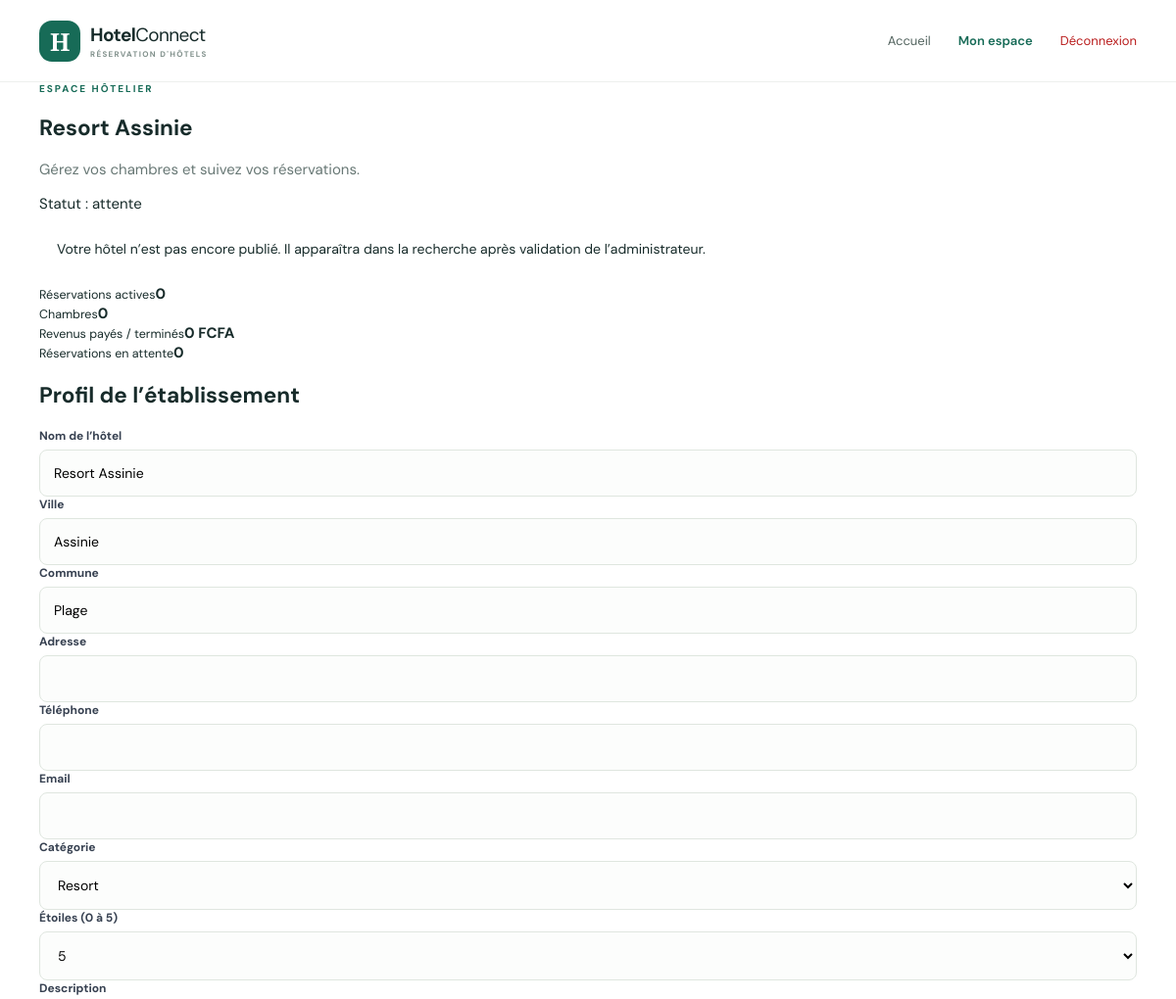
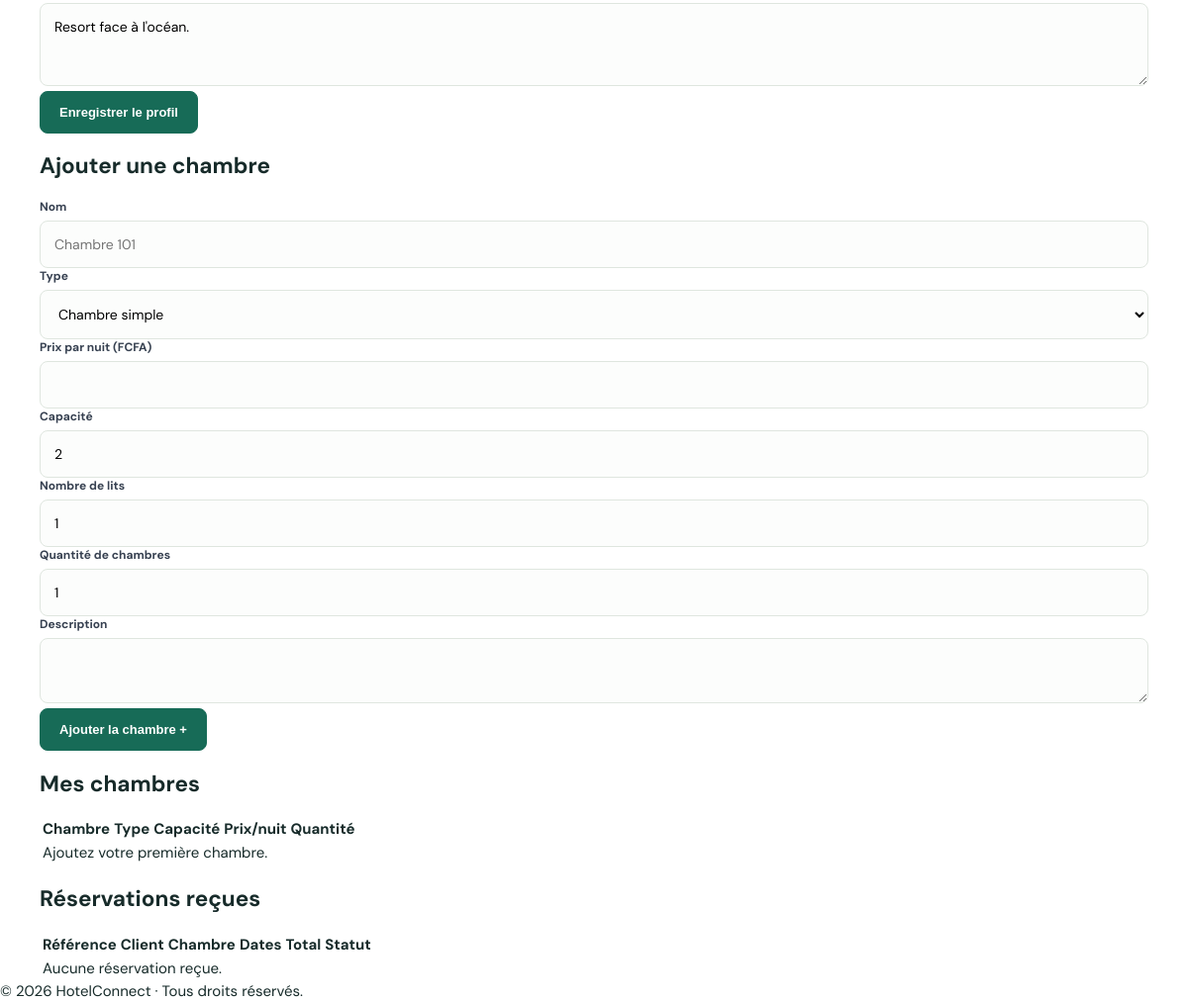
Screenshot of /hotel/index.php (signed in) with the database file from the repository (2 pictures, top to bottom).
### tables this page shows
CREATE TABLE hotels (
    id BIGINT UNSIGNED AUTO_INCREMENT PRIMARY KEY,
    user_id BIGINT UNSIGNED NOT NULL,
    nom VARCHAR(180) NOT NULL,
    description TEXT,
    adresse VARCHAR(255),
    ville VARCHAR(100) NOT NULL,
    commune VARCHAR(100),
    pays VARCHAR(100) NOT NULL DEFAULT 'Côte d’Ivoire',
    telephone VARCHAR(30),
    email VARCHAR(190),
    categorie ENUM('Hôtel','Résidence','Appartement hôtel','Auberge','Complexe hôtelier','Villa','Resort') DEFAULT 'Hôtel',
    etoiles TINYINT UNSIGNED DEFAULT 0,
    statut ENUM('attente','valide','refuse','suspendu') NOT NULL DEFAULT 'attente',
    created_at TIMESTAMP DEFAULT CURRENT_TIMESTAMP,
    FOREIGN KEY (user_id) REFERENCES users(id) ON DELETE CASCADE,
    INDEX (ville), INDEX (statut)
);

### config/helpers.php (called while the page is built, shortened)
<?php
function e(?string $s): string {
    return htmlspecialchars($s ?? '', ENT_QUOTES | ENT_SUBSTITUTE, 'UTF-8');
}
function money($n): string {
    return number_format((float)$n, 0, ',', ' ') . ' FCFA';
}

### hotel/index.php (the view)
<?php require __DIR__.'/../config/config.php';require __DIR__.'/../config/helpers.php';require_role('hotelier');$uid=current_user()['id'];$q=$pdo->prepare('SELECT * FROM hotels WHERE user_id=? ORDER BY id DESC LIMIT 1');$q->execute([$uid]);$hotel=$q->fetch();if(!$hotel){flash('warning','Aucun hôtel associé à ce compte.');redirect('register.php?role=hotelier');}$hid=$hotel['id'];if($_SERVER['REQUEST_METHOD']==='POST'){verify_csrf();$action=$_POST['action']??'';if($action==='profile'){$q=$pdo->prepare('UPDATE hotels SET nom=?,description=?,adresse=?,ville=?,commune=?,telephone=?,email=?,categorie=?,etoiles=? WHERE id=? AND user_id=?');$q->execute([trim($_POST['nom']??''),trim($_POST['description']??''),trim($_POST['adresse']??''),trim($_POST['ville']??''),trim($_POST['commune']??''),trim($_POST['telephone']??''),trim($_POST['email']??''),$_POST['categorie']??'Hôtel',max(0,min(5,(int)($_POST['etoiles']??0))),$hid,$uid]);flash('success','Profil hôtel mis à jour. Il devra être revalidé si nécessaire.');}elseif($action==='room'){$nom=trim($_POST['room_nom']??'');$type=trim($_POST['type']??'Chambre double');$price=(float)($_POST['prix_nuit']??0);$capacity=max(1,min(10,(int)($_POST['capacite']??2)));$qty=max(1,min(50,(int)($_POST['quantite']??1)));if($nom&&$price>0){$q=$pdo->prepare('INSERT INTO rooms(hotel_id,nom,type,description,capacite,lits,prix_nuit,quantite) VALUES(?,?,?,?,?,?,?,?)');$q->execute([$hid,$nom,$type,trim($_POST['description_chambre']??''),$capacity,max(1,(int)($_POST['lits']??1)),$price,$qty]);flash('success','Chambre ajoutée.');}else flash('danger','Indiquez un nom de chambre et un prix valide.');}redirect('hotel/index.php');}$q=$pdo->prepare('SELECT * FROM rooms WHERE hotel_id=? ORDER BY id DESC');$q->execute([$hid]);$rooms=$q->fetchAll();$q=$pdo->prepare('SELECT r.*,u.nom,u.prenom,rm.nom chambre FROM reservations r JOIN users u ON u.id=r.user_id JOIN rooms rm ON rm.id=r.room_id WHERE r.hotel_id=? ORDER BY r.created_at DESC LIMIT 100');$q->execute([$hid]);$reservations=$q->fetchAll();$q=$pdo->prepare("SELECT COUNT(*) FROM reservations WHERE hotel_id=? AND statut NOT IN ('annulee','refusee')");$q->execute([$hid]);$total=$q->fetchColumn();$q=$pdo->prepare("SELECT COALESCE(SUM(total),0) FROM reservations WHERE hotel_id=? AND statut IN ('payee','terminee')");$q->execute([$hid]);$revenue=$q->fetchColumn();$pageTitle='Espace hôtelier';require __DIR__.'/../includes/header.php';?><section class="dashboard"><div class="container"><div class="dash-title"><div><span class="eyebrow">ESPACE HÔTELIER</span><h1><?=e($hotel['nom'])?></h1><p class="muted">Gérez vos chambres et suivez vos réservations.</p></div><span class="badge-status">Statut : <?=e($hotel['statut'])?></span></div><?php if($hotel['statut']!=='valide'):?><div class="alert alert-warning">Votre hôtel n’est pas encore publié. Il apparaîtra dans la recherche après validation de l’administrateur.</div><?php endif;?><div class="stat-grid"><div class="stat-card"><small>Réservations actives</small><strong><?=$total?></strong></div><div class="stat-card"><small>Chambres</small><strong><?=count($rooms)?></strong></div><div class="stat-card"><small>Revenus payés / terminés</small><strong><?=money($revenue)?></strong></div><div class="stat-card"><small>Réservations en attente</small><strong><?=count(array_filter($reservations,fn($r)=>$r['statut']==='attente'))?></strong></div></div><div class="panel"><h2>Profil de l’établissement</h2><form method="post" class="row g-3"><?=csrf_field()?><input type="hidden" name="action" value="profile"><div class="col-md-6"><label class="form-label">Nom de l’hôtel</label><input class="form-control" name="nom" required value="<?=e($hotel['nom'])?>"></div><div class="col-md-3"><label class="form-label">Ville</label><input class="form-control" name="ville" required value="<?=e($hotel['ville'])?>"></div><div class="col-md-3"><label class="form-label">Commune</label><input class="form-control" name="commune" value="<?=e($hotel['commune'])?>"></div><div class="col-md-6"><label class="form-label">Adresse</label><input class="form-control" name="adresse" value="<?=e($hotel['adresse'])?>"></div><div class="col-md-3"><label class="form-label">Téléphone</label><input class="form-control" name="telephone" value="<?=e($hotel['telephone'])?>"></div><div class="col-md-3"><label class="form-label">Email</label><input class="form-control" type="email" name="email" value="<?=e($hotel['email'])?>"></div><div class="col-md-6"><label class="form-label">Catégorie</label><select class="form-select" name="categorie"><?php foreach(['Hôtel','Résidence','Appartement hôtel','Auberge','Complexe hôtelier','Villa','Resort'] as $c):?><option <?=$hotel['categorie']===$c?'selected':''?>><?=e($c)?></option><?php endforeach;?></select></div><div class="col-md-3"><label class="form-label">Étoiles (0 à 5)</label><select class="form-select" name="etoiles"><?php for($i=0;$i<=5;$i++):?><option value="<?=$i?>" <?=$hotel['etoiles']==$i?'selected':''?>><?=$i?></option><?php endfor;?></select></div><div class="col-12"><label class="form-label">Description</label><textarea class="form-control" name="description" rows="3"><?=e($hotel['description'])?></textarea></div><div class="col-12"><button class="btn btn-primary">Enregistrer le profil</button></div></form></div><div class="panel"><h2>Ajouter une chambre</h2><form method="post" class="row g-3"><?=csrf_field()?><input type="hidden" name="action" value="room"><div class="col-md-4"><label class="form-label">Nom</label><input class="form-control" name="room_nom" required placeholder="Chambre 101"></div><div class="col-md-4"><label class="form-label">Type</label><select class="form-select" name="type"><?php foreach(['Chambre simple','Chambre double','Chambre triple','Suite','Suite familiale','Chambre VIP'] as $t):?><option><?=e($t)?></option><?php endforeach;?></select></div><div class="col-md-4"><label class="form-label">Prix par nuit (FCFA)</label><input class="form-control" name="prix_nuit" type="number" min="1" step="1" required></div><div class="col-md-4"><label class="form-label">Capacité</label><input class="form-control" name="capacite" type="number" min="1" max="10" value="2"></div><div class="col-md-4"><label class="form-label">Nombre de lits</label><input class="form-control" name="lits" type="number" min="1" value="1"></div><div class="col-md-4"><label class="form-label">Quantité de chambres</label><input class="form-control" name="quantite" type="number" min="1" max="50" value="1"></div><div class="col-12"><label class="form-label">Description</label><textarea class="form-control" name="description_chambre" rows="2"></textarea></div><div class="col-12"><button class="btn btn-primary">Ajouter la chambre +</button></div></form></div><div class="panel"><h2>Mes chambres</h2><div class="table-responsive"><table class="table"><thead><tr><th>Chambre</th><th>Type</th><th>Capacité</th><th>Prix/nuit</th><th>Quantité</th></tr></thead><tbody><?php foreach($rooms as $r):?><tr><td><?=e($r['nom'])?></td><td><?=e($r['type'])?></td><td><?=e($r['capacite'])?></td><td><?=money($r['prix_nuit'])?></td><td><?=e($r['quantite'])?></td></tr><?php endforeach;?><?php if(!$rooms):?><tr><td colspan="5">Ajoutez votre première chambre.</td></tr><?php endif;?></tbody></table></div></div><div class="panel"><h2>Réservations reçues</h2><div class="table-responsive"><table class="table"><thead><tr><th>Référence</th><th>Client</th><th>Chambre</th><th>Dates</th><th>Total</th><th>Statut</th></tr></thead><tbody><?php foreach($reservations as $r):?><tr><td><?=e($r['code'])?></td><td><?=e($r['prenom'].' '.$r['nom'])?></td><td><?=e($r['chambre'])?></td><td><?=e($r['date_arrivee'])?> au <?=e($r['date_depart'])?></td><td><?=money($r['total'])?></td><td><span class="badge-status"><?=e($r['statut'])?></span></td></tr><?php endforeach;?><?php if(!$reservations):?><tr><td colspan="6">Aucune réservation reçue.</td></tr><?php endif;?></tbody></table></div></div></div></section><?php require __DIR__.'/../includes/footer.php';?>

### assets/style.css (style rules this page uses)
:root { --ink: #172b2a; --muted: #687875; --green: #176b57; --green2: #0d4c40; --cream: #f7f8f4; --line: #e3e9e4; --gold: #c89b50; }
* { box-sizing: border-box; }
body { margin: 0; color: var(--ink); background: #fff; font-family: 'DM Sans', sans-serif; font-size: 15px; }
.container { max-width: 1160px; margin: 0 auto; padding: 0 20px; }
.eyebrow { font-size: 10px; letter-spacing: 2px; font-weight: 700; color: var(--green); display: block; margin-bottom: 16px; }
.btn { display: inline-flex; align-items: center; justify-content: center; border-radius: 8px; padding: 13px 19px; font-size: 13px; font-weight: 700; cursor: pointer; border: 1px solid transparent; transition: all 0.2s; text-decoration: none; }
.btn-primary { background: var(--green); border-color: var(--green); color: #fff; }
.alert { max-width: 1160px; margin: 15px auto; padding: 12px 18px; border-radius: 8px; font-size: 14px; }
.form-label { font-size: 12px; font-weight: 700; display: block; margin-bottom: 6px; color: #374151; }
.form-control, .form-select { padding: 14px; border: 1px solid #dfe6df; font-size: 14px; border-radius: 8px; width: 100%; font-family: inherit; background-color: #fcfdfc; transition: all 0.2s; }
.muted { color: var(--muted); }

### rows the page displays
hotels: nom "Resort Assinie", statut "attente", ville "Assinie", commune "Plage", etoiles "5", description "Resort face à l'océan."

### other values shown
$total "0"
count($rooms) "0"
money($revenue) "0 FCFA"
count(array_filter($reservations,fn($r)=>$r['statut']==='attente')) "0"
form field categorie "Resort"
form field type "Chambre simple"
